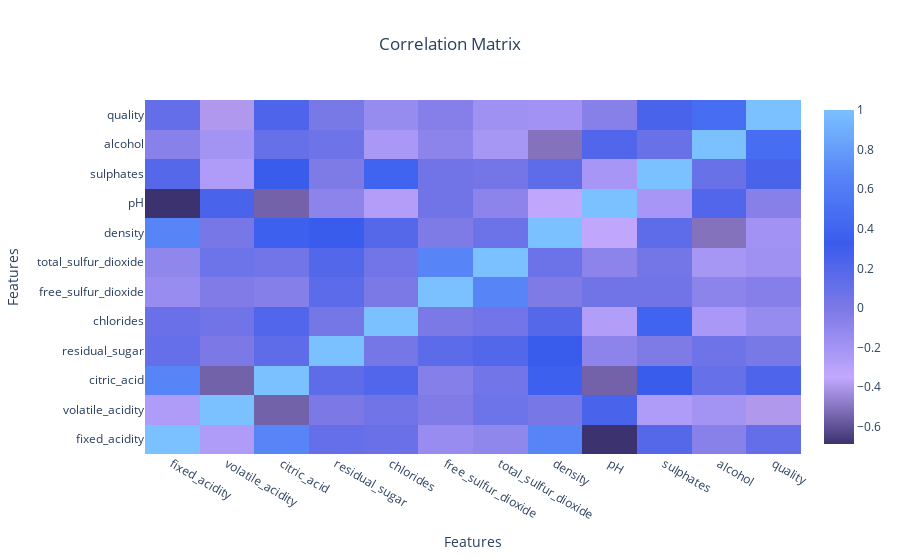

Source (notebook cell):
### Code cell
plot_heatmap(corr_matrix)

### Figure 1 — Plotly figure (JSON) as saved in the notebook; plotly's stock layout.template omitted (floating-point values rounded to 4 significant figures; data arrays with more than 128 entries replaced by an {"elided": "..."} marker saying what was removed)
{"data": [{"colorscale": [[0, "#3D3270"], [0.2, "#C2A9FF"], [0.4, "#7E7AE6"], [0.6, "#3A5CED"], [0.8, "#5684F7"], [1, "#7BC0FF"]], "type": "heatmap", "x": ["fixed_acidity", "volatile_acidity", "citric_acid", "residual_sugar", "chlorides", "free_sulfur_dioxide", "total_sulfur_dioxide", "density", "pH", "sulphates", "alcohol", "quality"], "y": ["fixed_acidity", "volatile_acidity", "citric_acid", "residual_sugar", "chlorides", "free_sulfur_dioxide", "total_sulfur_dioxide", "density", "pH", "sulphates", "alcohol", "quality"], "z": {"elided": "12x12 float values"}}], "layout": {"autosize": true, "title": {"text": "Correlation Matrix", "x": 0.5}, "xaxis": {"autorange": true, "range": [-0.5, 11.5], "title": {"text": "Features"}, "type": "category"}, "yaxis": {"autorange": true, "range": [-0.5, 11.5], "title": {"text": "Features"}, "type": "category"}}}
